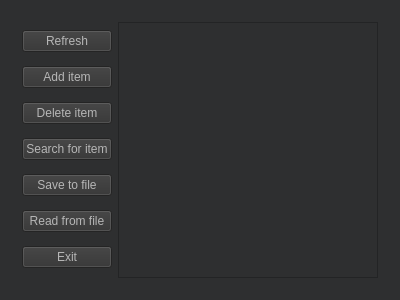
<?xml version="1.0" encoding="UTF-8"?>
<ui version="4.0">
 <class>MainWindow</class>
 <widget class="QMainWindow" name="MainWindow">
  <property name="geometry">
   <rect>
    <x>0</x>
    <y>0</y>
    <width>400</width>
    <height>300</height>
   </rect>
  </property>
  <property name="windowTitle">
   <string>MainWindow</string>
  </property>
  <widget class="QWidget" name="centralWidget">
   <property name="styleSheet">
    <string notr="true">background-color: rgb(46, 47, 48);</string>
   </property>
   <layout class="QHBoxLayout" name="horizontalLayout_3">
    <item>
     <widget class="QWidget" name="widget" native="true">
      <property name="layoutDirection">
       <enum>Qt::LeftToRight</enum>
      </property>
      <property name="autoFillBackground">
       <bool>false</bool>
      </property>
      <property name="styleSheet">
       <string notr="true">background-color: rgb(46, 47, 48);</string>
      </property>
      <layout class="QHBoxLayout" name="horizontalLayout">
       <item>
        <layout class="QVBoxLayout" name="verticalLayout">
         <item>
          <widget class="QPushButton" name="refresh_button">
           <property name="styleSheet">
            <string notr="true">background-color: rgb(50, 50, 50);
selection-background-color: rgb(74, 75, 77);
font: 10pt &quot;Constantia&quot;;
font-color: rgb(193, 195, 196);
color: rgb(182, 182, 182);</string>
           </property>
           <property name="text">
            <string>Refresh</string>
           </property>
          </widget>
         </item>
         <item>
          <widget class="QPushButton" name="add_button">
           <property name="styleSheet">
            <string notr="true">background-color: rgb(50, 50, 50);
selection-background-color: rgb(74, 75, 77);
font: 10pt &quot;Constantia&quot;;
font-color: rgb(193, 195, 196);
color: rgb(182, 182, 182);</string>
           </property>
           <property name="text">
            <string>Add item</string>
           </property>
          </widget>
         </item>
         <item>
          <widget class="QPushButton" name="delete_button">
           <property name="styleSheet">
            <string notr="true">background-color: rgb(50, 50, 50);
selection-background-color: rgb(74, 75, 77);
font: 10pt &quot;Constantia&quot;;
font-color: rgb(193, 195, 196);
color: rgb(182, 182, 182);</string>
           </property>
           <property name="text">
            <string>Delete item</string>
           </property>
          </widget>
         </item>
         <item>
          <widget class="QPushButton" name="search_button">
           <property name="styleSheet">
            <string notr="true">background-color: rgb(50, 50, 50);
selection-background-color: rgb(74, 75, 77);
font: 10pt &quot;Constantia&quot;;
font-color: rgb(193, 195, 196);
color: rgb(182, 182, 182);</string>
           </property>
           <property name="text">
            <string>Search for item</string>
           </property>
          </widget>
         </item>
         <item>
          <widget class="QPushButton" name="save_button">
           <property name="styleSheet">
            <string notr="true">background-color: rgb(50, 50, 50);
selection-background-color: rgb(74, 75, 77);
font: 10pt &quot;Constantia&quot;;
font-color: rgb(193, 195, 196);
color: rgb(182, 182, 182);</string>
           </property>
           <property name="text">
            <string>Save to file</string>
           </property>
          </widget>
         </item>
         <item>
          <widget class="QPushButton" name="read_button">
           <property name="styleSheet">
            <string notr="true">background-color: rgb(50, 50, 50);
selection-background-color: rgb(74, 75, 77);
font: 10pt &quot;Constantia&quot;;
color: rgb(182, 182, 182);</string>
           </property>
           <property name="text">
            <string>Read from file</string>
           </property>
          </widget>
         </item>
         <item>
          <widget class="QPushButton" name="exit_button">
           <property name="styleSheet">
            <string notr="true">background-color: rgb(50, 50, 50);
selection-background-color: rgb(74, 75, 77);
font: 10pt &quot;Constantia&quot;;
font-color: rgb(193, 195, 196);
color: rgb(182, 182, 182);</string>
           </property>
           <property name="text">
            <string>Exit</string>
           </property>
          </widget>
         </item>
        </layout>
       </item>
       <item>
        <widget class="QTextEdit" name="textEdit">
         <property name="styleSheet">
          <string notr="true">background-color: rgb(46, 47, 48);
gridline-color: rgb(46, 47, 48);
font: 10pt &quot;Constantia&quot;;
color: rgb(182, 182, 182);
border-color: rgb(182, 182, 182);</string>
         </property>
        </widget>
       </item>
      </layout>
     </widget>
    </item>
   </layout>
  </widget>
 </widget>
 <layoutdefault spacing="6" margin="11"/>
 <resources/>
 <connections>
  <connection>
   <sender>exit_button</sender>
   <signal>clicked(bool)</signal>
   <receiver>MainWindow</receiver>
   <slot>close()</slot>
   <hints>
    <hint type="sourcelabel">
     <x>53</x>
     <y>252</y>
    </hint>
    <hint type="destinationlabel">
     <x>199</x>
     <y>149</y>
    </hint>
   </hints>
  </connection>
 </connections>
</ui>
